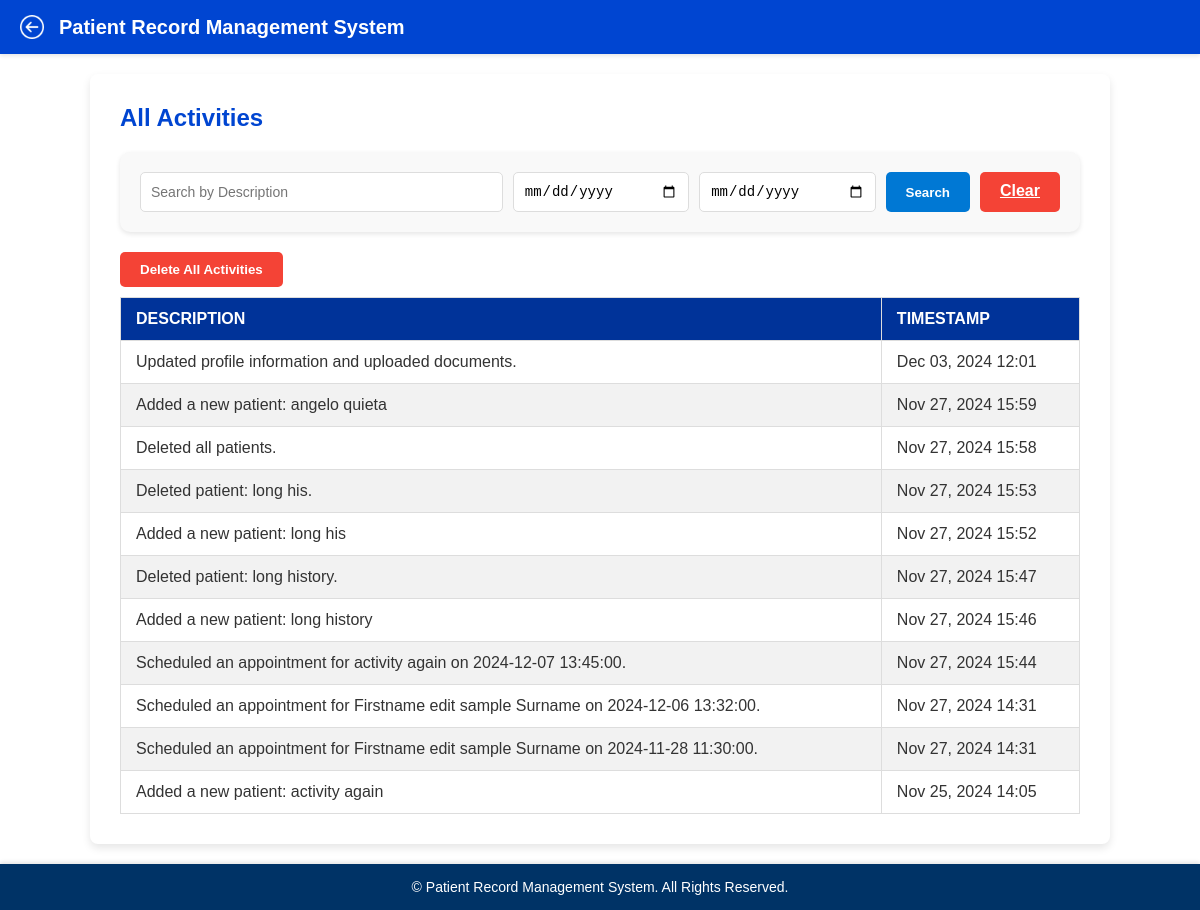
Page /activities/ (signed in) on the earlier database version.
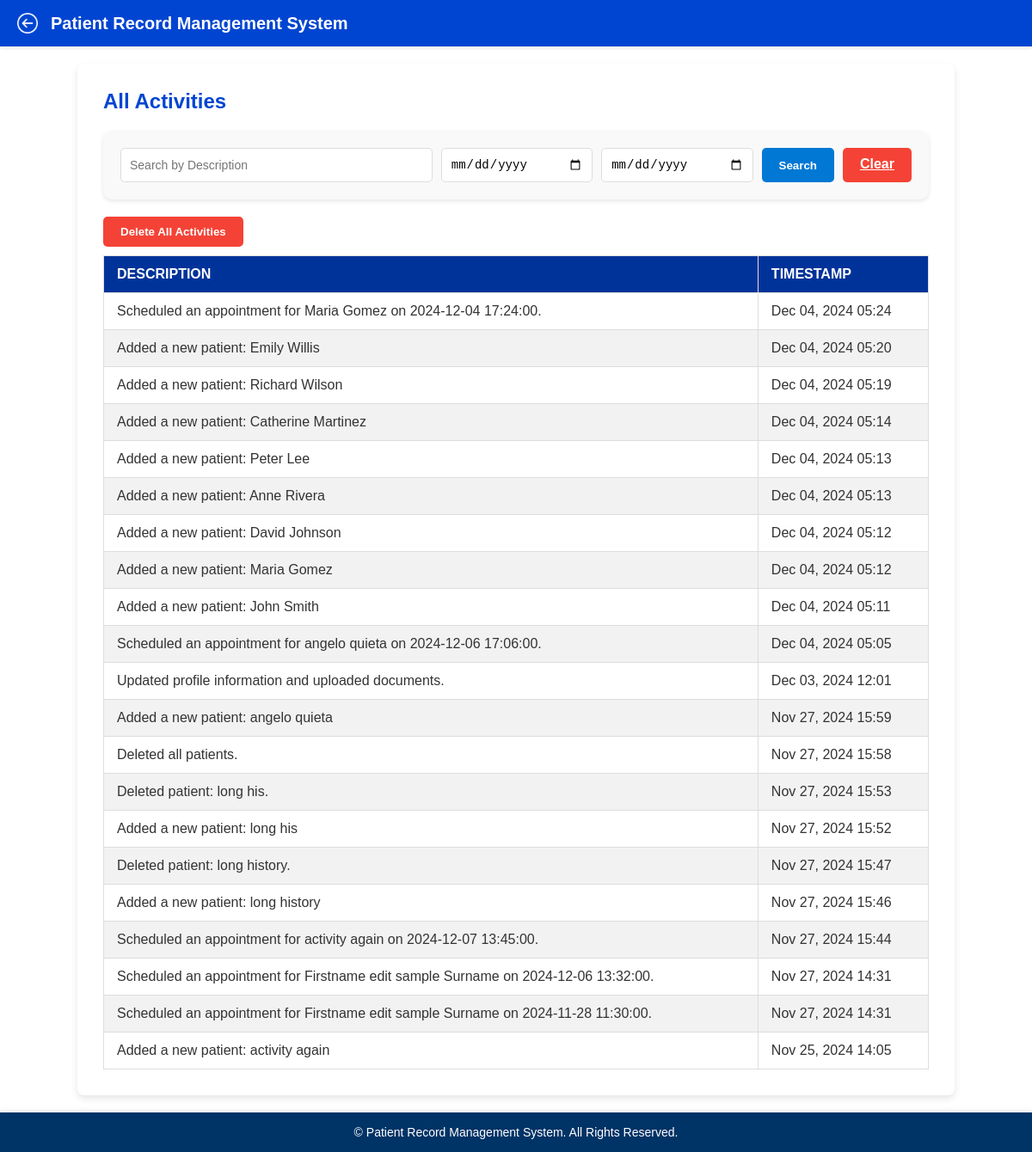
Same page on the later database version.
### doctor/models.py (models this page shows, shortened)
class Activity(models.Model):
    doctor = models.ForeignKey(Doctor, on_delete=models.CASCADE, related_name='activities')
    description = models.TextField()
    timestamp = models.DateTimeField(auto_now_add=True)

### doctor/views.py (the view)
# urls.py: path('activities/', views.activities_view, name='activities'),
def activities_view(request):
    doctor_id = doctor_logged_in(request)
    doctor = get_object_or_404(Doctor, id=doctor_id)
    search_query = request.GET.get('search', '')
    start_date = request.GET.get('start_date', '')
    end_date = request.GET.get('end_date', '')
    activities = doctor.activities.all()
    if search_query:
        activities = activities.filter(description__icontains=search_query)
    if start_date and end_date:
        activities = activities.filter(
            timestamp__date__gte=start_date,
            timestamp__date__lte=end_date
        )
    activities = activities.order_by('-timestamp')  # Sort activities by latest first
    return render(request, 'activities.html', {'activities': activities})

### doctor/views.py (called while the page is built)
def doctor_logged_in(request):
    doctor_id = request.session.get('doctor_id')
    if not doctor_id:
        return redirect('login')
    return doctor_id

### doctor/templates/activities.html (shortened to what this page needs)
<!DOCTYPE html>
<html lang="en">
<head>
    {% load static %}
    <link rel="stylesheet" href="{% static 'patient_list.css' %}">
</head>
<body>
    <header class="prms-header">
        <div class="header-content">
            <img src="{% static 'images/back-button.png' %}" alt="Back" class="back-btn" onclick="window.history.back();">
            <h1 class="prms-title" onclick="window.location.href='http://127.0.0.1:8000/home/';">
                Patient Record Management System
            </h1>
        </div>
    </header>
    <div class="main-container">
        <section class="form-section">
            <div class="actions-header">
                <h2 class="section-title">All Activities</h2>
            </div>
            <div class="search-container">
                <form method="GET" action="{% url 'activities' %}" class="search-form">
                    <div class="input-group">
                        <input type="text" name="search" placeholder="Search by Description" value="{{ request.GET.search|default:'' }}">
                    </div>
                    <div class="input-group">
                            <input type="date" id="start_date" name="start_date" value="{{ request.GET.start_date|default:'' }}">
                            <input type="date" id="end_date" name="end_date" value="{{ request.GET.end_date|default:'' }}">
                    </div>
                    <div class="button-group">
                        <button type="submit" class="search-btn">Search</button>
                        <a href="{% url 'activities' %}" class="clear-btn">Clear</a>
                    </div>
                </form>
            </div>
            <div class="form-container">
                <table>
                    <thead>
                        <tr>
                            <th>Description</th>
                            <th>Timestamp</th>
                            <form method="POST" action="{% url 'delete_all_activities' %}">
                                <button type="submit" class="clear-btn" onclick="return confirm('Are you sure you want to delete all activities?');">
                                    Delete All Activities
                                </button>
                            </form>
                        </tr>
                    </thead>
                    <tbody>
                        {% for activity in activities %}
                        <tr>
                            <td>{{ activity.description }}</td>
                            <td>{{ activity.timestamp|date:"M d, Y H:i" }}</td>
                        </tr>
                        {% empty %}
                        <tr>
                            <td colspan="2" class="no-data">No activities recorded.</td>
                        </tr>
                        {% endfor %}
                    </tbody>
                </table>
            </div>
        </section>
    </div>
    <footer>
        <p>&copy; {{ year }} Patient Record Management System. All Rights Reserved.</p>
    </footer>
</body>
</html>

Differences in the rows shown:
added Activity: description "Scheduled an appointment for Maria Gomez on 2024-12-04 17:24:00.", timestamp "Dec 04, 2024 05:24"
added Activity: description "Added a new patient: Emily Willis", timestamp "Dec 04, 2024 05:20"
added Activity: description "Added a new patient: Richard Wilson", timestamp "Dec 04, 2024 05:19"
added Activity: description "Added a new patient: Catherine Martinez", timestamp "Dec 04, 2024 05:14"
added Activity: description "Added a new patient: Peter Lee", timestamp "Dec 04, 2024 05:13"
added Activity: description "Added a new patient: Anne Rivera", timestamp "Dec 04, 2024 05:13"
added Activity: description "Added a new patient: David Johnson", timestamp "Dec 04, 2024 05:12"
added Activity: description "Added a new patient: Maria Gomez", timestamp "Dec 04, 2024 05:12"
added Activity: description "Added a new patient: John Smith", timestamp "Dec 04, 2024 05:11"
added Activity: description "Scheduled an appointment for angelo quieta on 2024-12-06 17:06:00.", timestamp "Dec 04, 2024 05:05"
